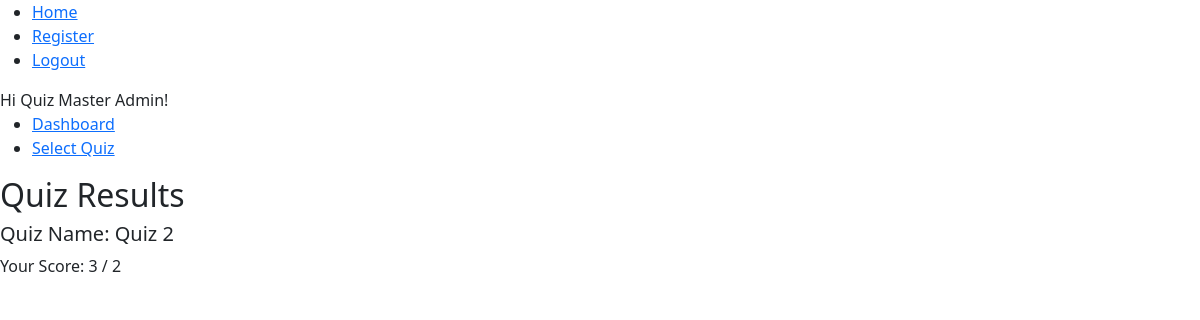
/quiz_results/2 (signed in), run on an earlier commit of the app's database.
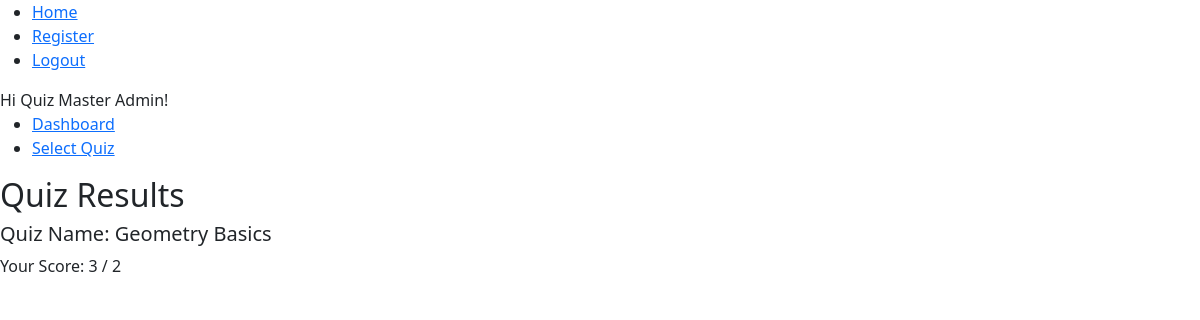
And on a later commit of the database.
### app/models.py (models this page shows)
class Quiz(db.Model):
    id = db.Column(db.Integer, primary_key=True)
    name = db.Column(db.String(100), nullable=False)
    date_of_quiz = db.Column(db.DateTime)
    time_duration = db.Column(db.Integer, default = 0)
    chapter_id = db.Column(db.Integer,db.ForeignKey('chapter.id'), nullable=False)
    questions = db.relationship('Question', backref='quiz', lazy=True)

### app/routes.py (the view)
@app.route("/quiz_results/<int:quiz_id>")
@login_required
def quiz_results(quiz_id):
    quiz = Quiz.query.get_or_404(quiz_id)
    score = Score.query.filter_by(
        user_id=current_user.id,
        quiz_id=quiz_id
    ).order_by(Score.id.desc()).first()
    return render_template("user/quiz_results.html", quiz=quiz, score=score)

### app/routes.py (called while the page is built)
@login_manager.user_loader
def load_user(user_id):
    return User.query.get(user_id)

### app/templates/user/quiz_results.html (shortened to what this page needs)
{% extends 'layout.html' %}
{% block content %}
    <h2>Quiz Results</h2>
    <div>
        <h5>Quiz Name: {{quiz.name}} </h5>
        <div>Your Score: {{ score.total_scored }} / {{ quiz.questions|length }}</div>
    </div>
{% endblock %}

What changed in the data, as far as the page shows it:
changed Quiz: name "Quiz 2" → "Geometry Basics"
